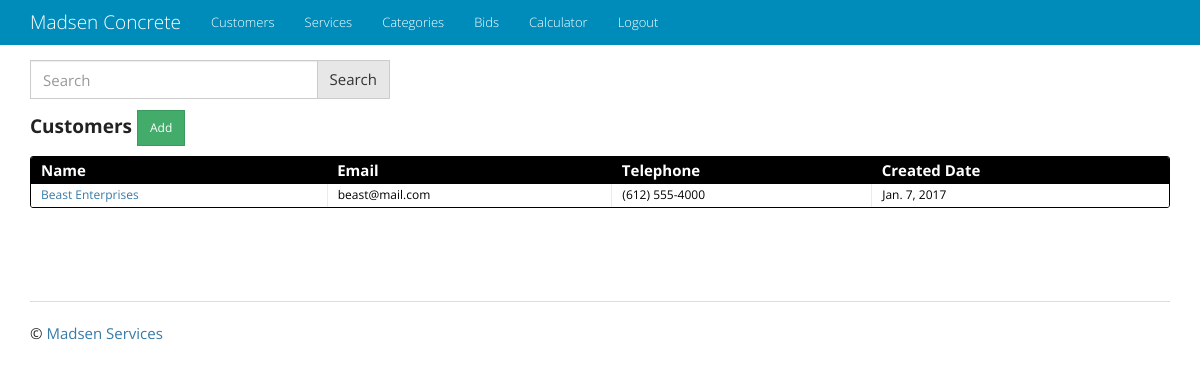
Before: /customer/ with the older database file.
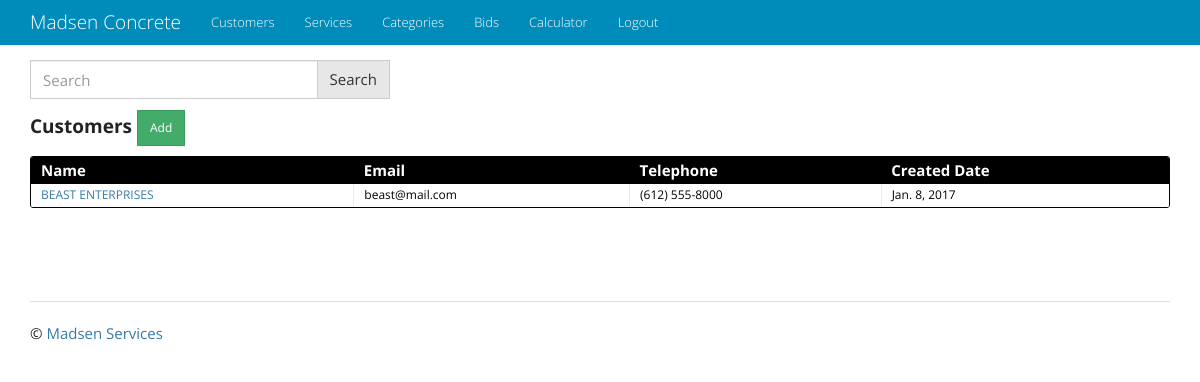
After: the same page with the newer database file.
### customer/models.py (models this page shows, shortened)
class Customer(models.Model):
    first_name = models.CharField(max_length=64, help_text="Enter the customer's first name")
    last_name = models.CharField(max_length=64, blank=True, help_text="Enter the customer's last name")
    company_name = models.CharField(max_length=128, blank=True, help_text="Enter the company name")
    email = models.EmailField(help_text="Enter the customer email address", blank=True)
    telephone = models.CharField(max_length=10, blank=True, help_text="Enter the customer telephone number")
    created_date = models.DateTimeField(auto_now_add=True)
    class Meta:
        verbose_name_plural = 'Customers'
    def get_absolute_url(self):
        return reverse('customer_app:customer_detail', kwargs={'pk': self.pk})

### customer/views.py (the view, shortened to what this page needs)
class CustomerList(ListView):
    model = Customer
    paginate_by = 5
    def get_queryset(self):
        queryset_list = Customer.objects.order_by('last_name')
        query = self.request.GET.get('q')
        return queryset_list

### customer/templatetags/format_telephone.py (called while the page is built)
@register.filter
def format_telephone(value):
    if len(value) == 10:
        value = "({}) {}-{}".format(value[:3], value[3:6], value[6:])
    return value

### templates/customer/customer_list.html (shortened to what this page needs)
{% extends "base.html" %}
{% load format_telephone %}
{% block content %}
{% include 'q_search_form.html' %}
<h4 class="entries">
  <h4><strong>Customers </strong><a href="{% url 'customer_app:customer_create' %}" class="btn btn-sm btn-success" role="button">Add</a></h4>
  <div class="datagrid">
    <table>
      <thead>
        <tr>
          <th><strong>Name</strong></th>
          <th><strong>Email</strong></th>
          <th><strong>Telephone</strong></th>
          <th><strong>Created Date</strong></th>
        </tr>
      </thead>
      {% for customer in object_list %}
          <tr style="{% cycle 'background: white' 'background: #F0F0F0' %}">
              <td><a href="{{ customer.get_absolute_url }}">{% if customer.company_name %}{{ customer.company_name }}
                  {% else %}{{ customer.first_name }} {{ customer.last_name }}{% endif %}</a></td>
              <td>{{ customer.email }}</td>
              <td>{{ customer.telephone|format_telephone }}</td>
              <td>{{ customer.created_date|date}}</td>
          </tr>
      {% endfor %}
    </table>
</div>
{% endblock content %}

Changed rows visible on the page:
removed Customer: company_name "Beast Enterprises", email "beast@mail.com", telephone "(612) 555-4000", created_date "Jan. 7, 2017"
added Customer: company_name "BEAST ENTERPRISES", email "beast@mail.com", telephone "(612) 555-8000", created_date "Jan. 8, 2017"
